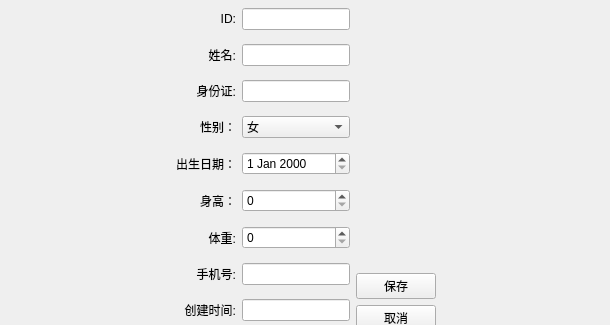
<?xml version="1.0" encoding="UTF-8"?>
<ui version="4.0">
 <class>PatientEditView</class>
 <widget class="QWidget" name="PatientEditView">
  <property name="geometry">
   <rect>
    <x>0</x>
    <y>0</y>
    <width>610</width>
    <height>325</height>
   </rect>
  </property>
  <property name="windowTitle">
   <string>编辑患者信息</string>
  </property>
  <widget class="QWidget" name="layoutWidget">
   <property name="geometry">
    <rect>
     <x>0</x>
     <y>0</y>
     <width>611</width>
     <height>331</height>
    </rect>
   </property>
   <layout class="QHBoxLayout" name="horizontalLayout_2">
    <item>
     <spacer name="horizontalSpacer">
      <property name="orientation">
       <enum>Qt::Horizontal</enum>
      </property>
      <property name="sizeHint" stdset="0">
       <size>
        <width>40</width>
        <height>20</height>
       </size>
      </property>
     </spacer>
    </item>
    <item>
     <layout class="QHBoxLayout" name="horizontalLayout">
      <item>
       <layout class="QGridLayout" name="gridLayout">
        <item row="3" column="0">
         <widget class="QLabel" name="label_4">
          <property name="text">
           <string>性别：</string>
          </property>
          <property name="alignment">
           <set>Qt::AlignRight|Qt::AlignTrailing|Qt::AlignVCenter</set>
          </property>
         </widget>
        </item>
        <item row="0" column="0">
         <widget class="QLabel" name="label">
          <property name="text">
           <string>ID:</string>
          </property>
          <property name="alignment">
           <set>Qt::AlignRight|Qt::AlignTrailing|Qt::AlignVCenter</set>
          </property>
         </widget>
        </item>
        <item row="8" column="1">
         <widget class="QSpinBox" name="dbSpinWeight">
          <property name="maximum">
           <number>200</number>
          </property>
         </widget>
        </item>
        <item row="1" column="0">
         <widget class="QLabel" name="label_2">
          <property name="text">
           <string>姓名:</string>
          </property>
          <property name="alignment">
           <set>Qt::AlignRight|Qt::AlignTrailing|Qt::AlignVCenter</set>
          </property>
         </widget>
        </item>
        <item row="2" column="0">
         <widget class="QLabel" name="label_3">
          <property name="text">
           <string>身份证:</string>
          </property>
          <property name="alignment">
           <set>Qt::AlignRight|Qt::AlignTrailing|Qt::AlignVCenter</set>
          </property>
         </widget>
        </item>
        <item row="6" column="0">
         <widget class="QLabel" name="label_5">
          <property name="text">
           <string>出生日期：</string>
          </property>
          <property name="alignment">
           <set>Qt::AlignRight|Qt::AlignTrailing|Qt::AlignVCenter</set>
          </property>
         </widget>
        </item>
        <item row="10" column="1">
         <widget class="QLineEdit" name="dbCreatedTimeStamp"/>
        </item>
        <item row="0" column="1">
         <widget class="QLineEdit" name="dbEditID"/>
        </item>
        <item row="6" column="1">
         <widget class="QDateEdit" name="dbDataEditDOB"/>
        </item>
        <item row="7" column="0">
         <widget class="QLabel" name="label_6">
          <property name="text">
           <string>身高：</string>
          </property>
          <property name="alignment">
           <set>Qt::AlignRight|Qt::AlignTrailing|Qt::AlignVCenter</set>
          </property>
         </widget>
        </item>
        <item row="10" column="0">
         <widget class="QLabel" name="label_9">
          <property name="text">
           <string>创建时间:</string>
          </property>
          <property name="alignment">
           <set>Qt::AlignRight|Qt::AlignTrailing|Qt::AlignVCenter</set>
          </property>
         </widget>
        </item>
        <item row="7" column="1">
         <widget class="QSpinBox" name="dbSpinHight">
          <property name="maximum">
           <number>250</number>
          </property>
         </widget>
        </item>
        <item row="9" column="0">
         <widget class="QLabel" name="label_8">
          <property name="text">
           <string>手机号:</string>
          </property>
          <property name="alignment">
           <set>Qt::AlignRight|Qt::AlignTrailing|Qt::AlignVCenter</set>
          </property>
         </widget>
        </item>
        <item row="3" column="1">
         <widget class="QComboBox" name="dbComboSex">
          <item>
           <property name="text">
            <string>女</string>
           </property>
          </item>
          <item>
           <property name="text">
            <string>男</string>
           </property>
          </item>
         </widget>
        </item>
        <item row="8" column="0">
         <widget class="QLabel" name="label_7">
          <property name="text">
           <string>体重:</string>
          </property>
          <property name="alignment">
           <set>Qt::AlignRight|Qt::AlignTrailing|Qt::AlignVCenter</set>
          </property>
         </widget>
        </item>
        <item row="1" column="1">
         <widget class="QLineEdit" name="dbEditName"/>
        </item>
        <item row="9" column="1">
         <widget class="QLineEdit" name="dbEditMobile"/>
        </item>
        <item row="2" column="1">
         <widget class="QLineEdit" name="dbEditIDCard"/>
        </item>
       </layout>
      </item>
      <item>
       <layout class="QVBoxLayout" name="verticalLayout">
        <item>
         <spacer name="verticalSpacer">
          <property name="orientation">
           <enum>Qt::Vertical</enum>
          </property>
          <property name="sizeHint" stdset="0">
           <size>
            <width>20</width>
            <height>40</height>
           </size>
          </property>
         </spacer>
        </item>
        <item>
         <widget class="QPushButton" name="pushButton">
          <property name="text">
           <string>保存</string>
          </property>
         </widget>
        </item>
        <item>
         <widget class="QPushButton" name="pushButton_2">
          <property name="text">
           <string>取消</string>
          </property>
         </widget>
        </item>
       </layout>
      </item>
     </layout>
    </item>
    <item>
     <spacer name="horizontalSpacer_2">
      <property name="orientation">
       <enum>Qt::Horizontal</enum>
      </property>
      <property name="sizeHint" stdset="0">
       <size>
        <width>40</width>
        <height>20</height>
       </size>
      </property>
     </spacer>
    </item>
   </layout>
  </widget>
 </widget>
 <resources/>
 <connections/>
</ui>
